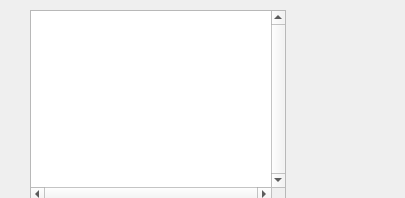
<?xml version="1.0" encoding="UTF-8"?>
<ui version="4.0">
 <class>DesignerForm</class>
 <widget class="QWidget" name="DesignerForm">
  <property name="geometry">
   <rect>
    <x>0</x>
    <y>0</y>
    <width>405</width>
    <height>198</height>
   </rect>
  </property>
  <property name="windowTitle">
   <string>Form</string>
  </property>
  <widget class="DesignerGraphicsView" name="graphicsView">
   <property name="geometry">
    <rect>
     <x>30</x>
     <y>10</y>
     <width>256</width>
     <height>192</height>
    </rect>
   </property>
   <property name="verticalScrollBarPolicy">
    <enum>Qt::ScrollBarAlwaysOn</enum>
   </property>
   <property name="horizontalScrollBarPolicy">
    <enum>Qt::ScrollBarAlwaysOn</enum>
   </property>
  </widget>
 </widget>
 <customwidgets>
  <customwidget>
   <class>DesignerGraphicsView</class>
   <extends>QGraphicsView</extends>
   <header location="global">designergraphicsview.h</header>
  </customwidget>
 </customwidgets>
 <resources/>
 <connections/>
 <slots>
  <slot>createChild()</slot>
 </slots>
</ui>
